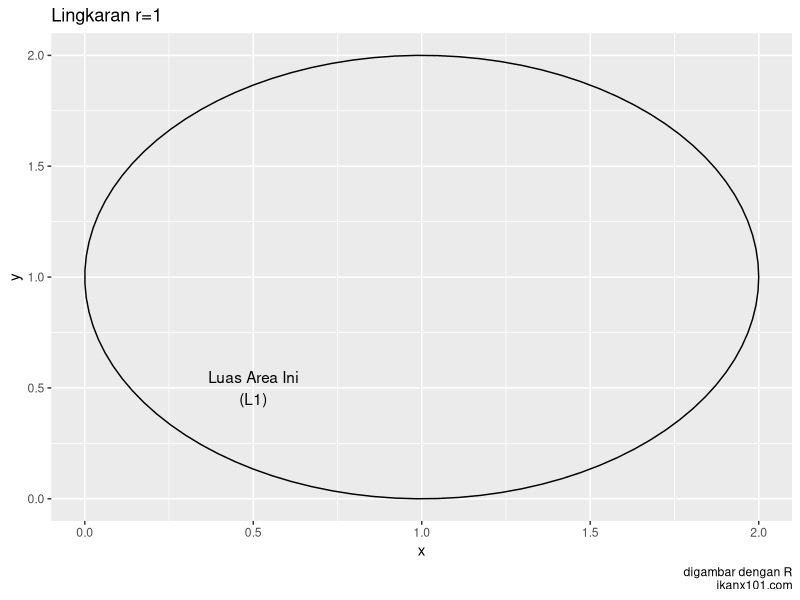

Generate this figure with R:
## ---- chunk 1
knitr::opts_chunk$set(echo = TRUE)

library(dplyr)
library(ggplot2)

rm(list=ls())
## ---- chunk 2
# gambar lingkaran
xc = 1
yc = 1
r = 1
ggplot() + annotate("path",
   x=xc+r*cos(seq(0,2*pi,length.out=100)),
   y=yc+r*sin(seq(0,2*pi,length.out=100))) +
   labs(title = "Lingkaran r=1",
        caption = "digambar dengan R\nikanx101.com") +
   annotate("text",
            x = .5,
            y = .5,
            label = "Luas Area Ini\n(L1)")
## ---- chunk 3

